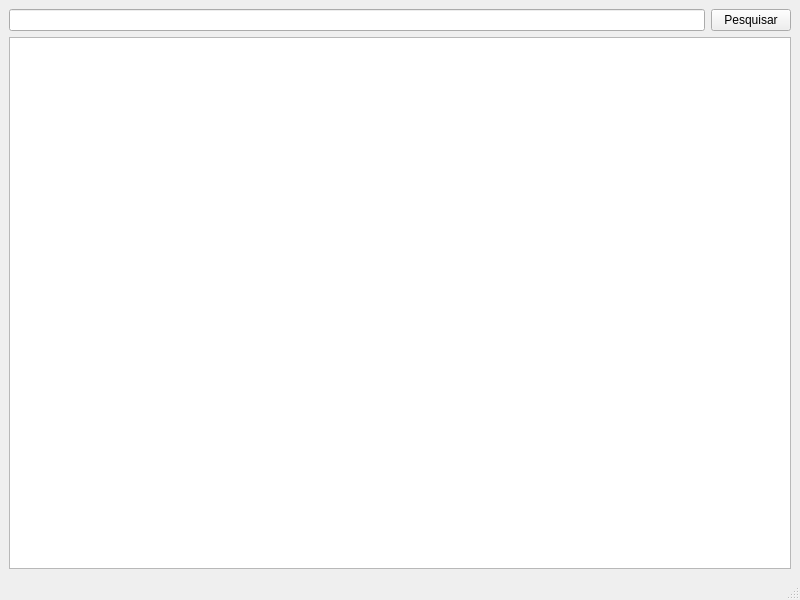
<?xml version="1.0" encoding="UTF-8"?>
<ui version="4.0">
 <class>MiniNavegador</class>
 <widget class="QMainWindow" name="MiniNavegador">
  <property name="geometry">
   <rect>
    <x>0</x>
    <y>0</y>
    <width>800</width>
    <height>600</height>
   </rect>
  </property>
  <property name="windowTitle">
   <string>MiniNavegador</string>
  </property>
  <widget class="QWidget" name="centralwidget">
   <layout class="QGridLayout" name="gridLayout_2">
    <item row="0" column="0">
     <layout class="QHBoxLayout" name="horizontalLayout">
      <item>
       <widget class="QLineEdit" name="lineEdit"/>
      </item>
      <item>
       <widget class="QPushButton" name="pushButton">
        <property name="text">
         <string>Pesquisar</string>
        </property>
       </widget>
      </item>
     </layout>
    </item>
    <item row="1" column="0">
     <layout class="QGridLayout" name="gridLayout">
      <item row="0" column="0">
       <widget class="QTextBrowser" name="textBrowser"/>
      </item>
     </layout>
    </item>
   </layout>
  </widget>
  <widget class="QMenuBar" name="menubar">
   <property name="geometry">
    <rect>
     <x>0</x>
     <y>0</y>
     <width>800</width>
     <height>23</height>
    </rect>
   </property>
  </widget>
  <widget class="QStatusBar" name="statusbar"/>
 </widget>
 <resources/>
 <connections/>
</ui>
